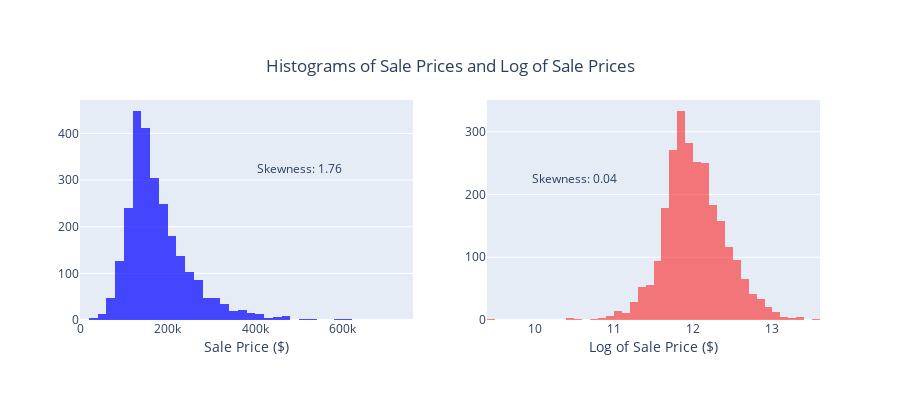

The notebook cell saved with this chart:
### Markdown cell above
### Visualize sale price/log sale price

### Code cell
from plotly.subplots import make_subplots
from scipy.stats import skew
saleprice_skewness = skew(housing.SalePrice)
log_saleprice_skewness = skew(np.log(housing.SalePrice))

fig = make_subplots(rows=1, cols=2)

fig.add_trace(go.Histogram(
    x=housing.SalePrice,
    name='Sale Price ($)',
    nbinsx=50,
    opacity=0.7,
    marker_color='blue', showlegend= False),
              row=1, col=1)

# Create the histogram for LogSalePrice
fig.add_trace(go.Histogram(
    x=np.log(housing.SalePrice),
    name='Log Sale Price',
    nbinsx=50,
    opacity=0.5,
    marker_color='red', showlegend= False),
              row=1, col=2)

fig.update_layout(
    title=dict(y=0.85),
    title_text='Histograms of Sale Prices and Log of Sale Prices',
    title_x = .5,
    height=400,
    template='plotly'
)

fig.add_annotation(
    xref="paper", yref="paper",
    x=500000, y=325,
    text=f"Skewness: {saleprice_skewness:.2f}",
    showarrow=False,
    row=1, col=1
)
fig.add_annotation(
    xref="paper", yref="paper",
    x=10.5, y=225,
    text=f"Skewness: {log_saleprice_skewness:.2f}",
    showarrow=False,
    row=1, col=2
)

fig.update_xaxes(title_text='Sale Price ($)',title_standoff= 0, row=1, col=1)
fig.update_xaxes(title_text='Log of Sale Price ($)',title_standoff= 0, row=1, col=2)

# Show plot
fig.show()

#fig.write_image("price_vs_log.svg")

### Figure 1 — Plotly figure (JSON) as saved in the notebook; plotly's stock layout.template omitted (floating-point values rounded to 4 significant figures; data arrays with more than 128 entries replaced by an {"elided": "..."} marker saying what was removed)
{"data": [{"marker": {"color": "blue"}, "name": "Sale Price ($)", "nbinsx": 50, "opacity": 0.7, "showlegend": false, "type": "histogram", "x": {"elided": "2579 int values"}, "xaxis": "x", "yaxis": "y"}, {"marker": {"color": "red"}, "name": "Log Sale Price", "nbinsx": 50, "opacity": 0.5, "showlegend": false, "type": "histogram", "x": {"elided": "2579 float values"}, "xaxis": "x2", "yaxis": "y2"}], "layout": {"annotations": [{"showarrow": false, "text": "Skewness: 1.76", "x": 500000, "xref": "x", "y": 325, "yref": "y"}, {"showarrow": false, "text": "Skewness: 0.04", "x": 10.5, "xref": "x2", "y": 225, "yref": "y2"}], "height": 400, "title": {"text": "Histograms of Sale Prices and Log of Sale Prices", "x": 0.5, "y": 0.85}, "xaxis": {"anchor": "y", "domain": [0, 0.45], "title": {"standoff": 0, "text": "Sale Price ($)"}}, "xaxis2": {"anchor": "y2", "domain": [0.55, 1], "title": {"standoff": 0, "text": "Log of Sale Price ($)"}}, "yaxis": {"anchor": "x", "domain": [0, 1]}, "yaxis2": {"anchor": "x2", "domain": [0, 1]}}}
